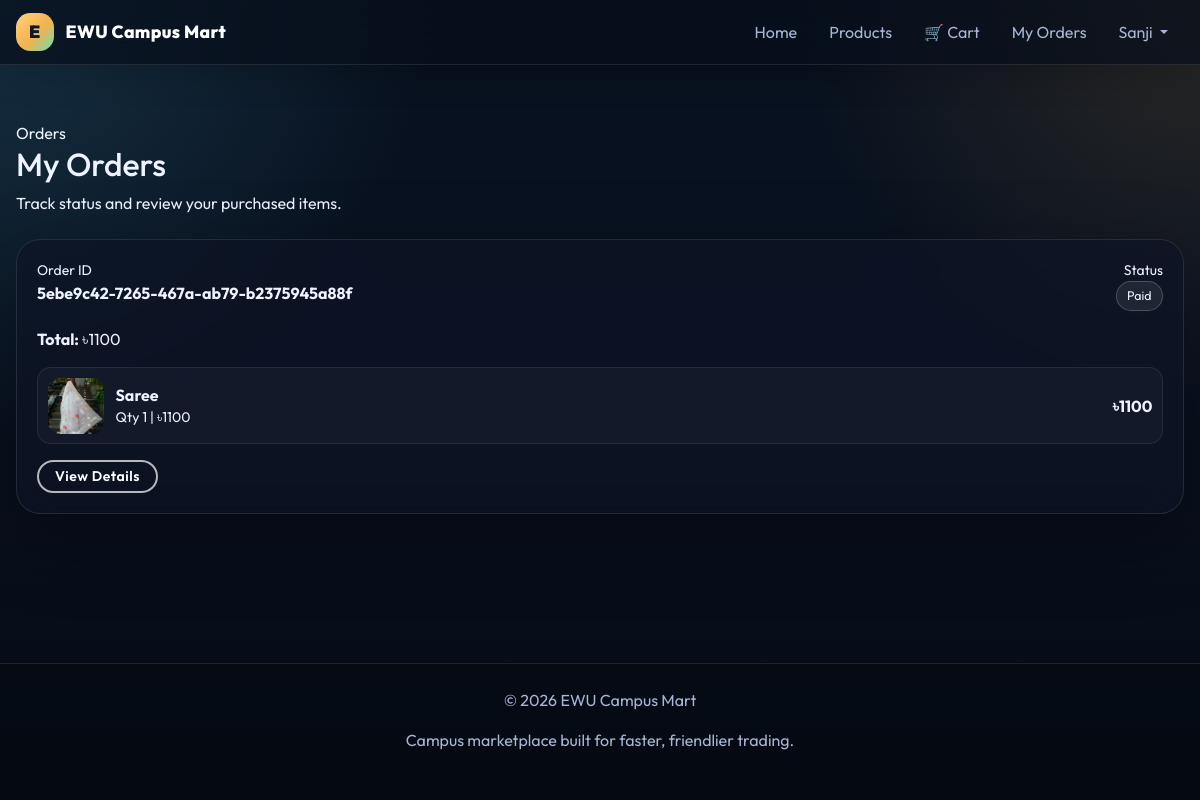
Page /orders/my-orders/ (signed in) on the committed database.
### buyer/models.py (models this page shows, shortened)
class CustomUser(AbstractBaseUser, PermissionsMixin):
    uid = models.UUIDField(primary_key=True , editable=False , default=uuid.uuid4)
    username = models.CharField(max_length=150, unique=True)
    first_name = models.CharField(max_length=30, blank=True)
    last_name = models.CharField(max_length=30, blank=True)
    email = models.EmailField(unique=True)
    profile_image = models.ImageField(upload_to="profile/", blank=True, null=True)
    is_active = models.BooleanField(default=True)
    is_staff = models.BooleanField(default=False)
    date_joined = models.DateTimeField(default=timezone.now)
    is_buyer = models.BooleanField(default=False)
    is_seller = models.BooleanField(default=False)
    shop_name = models.CharField(max_length=100, blank=True, null=True)
    objects = CustomeUserManager()
    USERNAME_FIELD = "email"
    REQUIRED_FIELDS = []

### orders/models.py (models this page shows, shortened)
class Order(BaseModel):
    user = models.ForeignKey(CustomUser, on_delete=models.CASCADE)
    total_price = models.IntegerField()
    STATUS_CHOICES = (
        ('pending', 'Pending'),        # order placed
        ('accepted', 'Accepted'),      # seller accepted
        ('rejected', 'Rejected'),      # seller rejected
        ('shipped', 'Shipped'),        # seller shipped
        ('delivered', 'Delivered'),    # delivered
        ('cancelled', 'Cancelled'),    # buyer cancelled
    )
    status = models.CharField(max_length=20, choices=STATUS_CHOICES, default='pending')
    address = models.TextField()
    phone = models.CharField(max_length=15)
    transaction_id = models.CharField(max_length=100, null=True, blank=True)
    payment_method = models.CharField(max_length=50, default='SSLCommerz')

class OrderItem(BaseModel):
    order = models.ForeignKey(Order, on_delete=models.CASCADE, related_name="order_items")
    product = models.ForeignKey(Product, on_delete=models.CASCADE)
    product_option = models.ForeignKey(
        'products.ProductOption',
        on_delete=models.SET_NULL,
        null=True,
        blank=True,
        related_name="order_items",
    )
    quantity = models.IntegerField()
    price = models.IntegerField()  # price at purchase time
    STATUS_CHOICES = (
        ('pending', 'Pending'),
        ('accepted', 'Accepted'),
        ('rejected', 'Rejected'),
        ('shipped', 'Shipped'),
        ('delivered', 'Delivered'),
    )
    status = models.CharField(max_length=20, choices=STATUS_CHOICES, default='pending')
    def get_total_price(self):
        return self.price * self.quantity

### products/models.py (models this page shows, shortened)
class Product(BaseModel):
    seller = models.ForeignKey(CustomUser, on_delete=models.CASCADE)
    product_name = models.CharField(max_length=100)
    slug = models.SlugField(unique=True  , null=True , blank=True)
    category = models.ForeignKey(Category , on_delete=models.CASCADE , related_name="products")
    price = models.IntegerField()
    offer_price = models.IntegerField(null=True, blank=True)
    is_available = models.BooleanField(default=True)
    notes = models.TextField(blank=True, null=True)
    product_desription = models.TextField()
    color_variant = models.ManyToManyField(ColorVariant , blank=True)
    size_variant = models.ManyToManyField(SizeVariant , blank=True)

class ProductImage(BaseModel):
    product = models.ForeignKey(Product , on_delete=models.CASCADE , related_name="product_images")
    image =  models.ImageField(upload_to="product")

### orders/views.py (the view)
# urls.py: path("my-orders/", views.my_orders, name="my-orders"),
def my_orders(request):
    orders = Order.objects.filter(user=request.user).order_by("-created_at")
    return render(request, "my_orders.html", {"orders": orders})

### orders/templates/my_orders.html (shortened to what this page needs)
{% extends 'buyer_base.html' %}
{% block content %}
<section class="page-shell orders-shell">
  <div class="mb-4">
    <span class="section-kicker">Orders</span>
    <h2 class="section-title">My Orders</h2>
    <p class="section-subtitle">Track status and review your purchased items.</p>
  </div>
  <div class="orders-grid">
    {% for order in orders %}
    <article class="glass-card order-card">
      <div class="d-flex flex-column flex-sm-row justify-content-between gap-2 mb-3">
        <div>
          <div class="text-slate-300 small">Order ID</div>
          <strong>{{ order.uid }}</strong>
        </div>
        <div class="text-sm-end">
          <div class="text-slate-300 small">Status</div>
          <span class="status-pill">{{ order.status }}</span>
        </div>
      </div>
      <p class="mb-3"><strong>Total:</strong> <span class="text-amber-300">৳{{ order.total_price }}</span></p>
      <div class="d-grid gap-2 mb-3">
        {% for item in order.order_items.all %}
        <div class="item-row">
          {% if item.product.product_images.first %}
            <img src="{{ item.product.product_images.first.image.url }}" alt="{{ item.product.product_name }}" class="item-image" />
          {% else %}
            <div class="item-image d-flex align-items-center justify-content-center" style="background: rgba(255,255,255,0.08); color: var(--muted); font-size: 0.7rem;">No img</div>
          {% endif %}
          <div>
            <strong>{{ item.product.product_name }}</strong>
            <div class="text-slate-300 small">Qty {{ item.quantity }} | ৳{{ item.price }}</div>
          </div>
          <strong class="text-emerald-300">৳{{ item.get_total_price }}</strong>
        </div>
        {% endfor %}
      </div>
      <div class="d-flex flex-wrap gap-2">
        <a href="{% url 'order-detail' order.uid %}" class="btn btn-outline-glow btn-aesthetic btn-sm px-3">View Details</a>
      </div>
    </article>
    {% empty %}
    <div class="glass-card p-4 p-sm-5 text-center">
      <h5 class="mb-0">No orders yet</h5>
    </div>
    {% endfor %}
  </div>
</section>
{% endblock %}

### buyer/templates/buyer_base.html (shortened to what this page needs)
{% load static %}
<!doctype html>
<html lang="en">
<head>
  <link href="https://cdn.jsdelivr.net/npm/bootstrap@5.3.0/dist/css/bootstrap.min.css" rel="stylesheet" />
</head>
<body>
  <nav class="navbar navbar-expand-lg navbar-dark navbar-glass">
    <div class="page-shell d-flex align-items-center justify-content-between gap-2">
      <a class="navbar-brand" href="/buyer/dashboard">EWU Campus Mart</a>
      <div class="collapse navbar-collapse" id="navbarNav">
        <ul class="navbar-nav ms-auto">
          {% if request.user.is_authenticated %}
          <li class="nav-item">
            <a class="nav-link" href="/buyer/dashboard">Home</a>
          </li>
          <li class="nav-item">
            <a class="nav-link" href="#">Products</a>
          </li>
          <li class="nav-item">
            <a class="nav-link" href="{% url 'view-cart' %}">
              🛒 Cart
            </a>
          </li>
          <li class="nav-item">
            <a class="nav-link" href="{% url 'my-orders' %}">
              My Orders
            </a>
          </li>
          <li class="nav-item dropdown">
            <a class="nav-link dropdown-toggle" href="#" data-bs-toggle="dropdown">
              {{ request.user.username }}
            </a>
          </li>
          {% endif %}
        </ul>
      </div>
    </div>
  </nav>
  <main>
    {% block content %}{% endblock %}
  </main>
  <footer class="text-center">
    <div class="page-shell flex flex-col gap-2 sm:flex-row sm:items-center sm:justify-between">
      <p>&copy; 2026 EWU Campus Mart</p>
      <p>Campus marketplace built for faster, friendlier trading.</p>
    </div>
  </footer>
</body>
</html>

### buyer/templates/buyer_base.html (style rules this page uses)
:root { --bg-start: #08111f; --bg-end: #060b14; --panel: rgba(13, 20, 36, 0.72); --line: rgba(255, 255, 255, 0.10); --text: #eef3ff; --muted: #a7b6d6; --accent: #f2b24f; --accent-2: #61d6ff; --accent-3: #6be0b1; --shadow: 0 24px 80px rgba(0, 0, 0, 0.32); }
html { scroll-behavior: smooth; }
body { min-height: 100vh; display: flex; flex-direction: column; font-family: 'Outfit', sans-serif; color: var(--text); background: radial-gradient(circle at top left, rgba(97, 214, 255, 0.16), transparent 30%), radial-gradient(circle at top right, rgba(242, 178, 79, 0.14), transparent 28%), linear-gradient(180deg, var(--bg-start) 0%, #091120 46%, var(--bg-end) 100%); }
body::before { content: ''; position: fixed; inset: 0; pointer-events: none; opacity: 0.28; background-image: linear-gradient(rgba(255, 255, 255, 0.04) 1px, transparent 1px), linear-gradient(90deg, rgba(255, 255, 255, 0.04) 1px, transparent 1px); background-size: 72px 72px; mask-image: linear-gradient(to bottom, rgba(0, 0, 0, 0.45), transparent 85%); }
a { color: inherit; text-decoration: none; }
.page-shell { width: min(1180px, calc(100% - 1rem)); margin: 0 auto; position: relative; z-index: 1; }
@media (min-width: 640px) { .page-shell { width: min(1180px, calc(100% - 2rem)); } }
.navbar-glass { position: sticky; top: 0; z-index: 50; background: rgba(7, 14, 27, 0.72) !important; backdrop-filter: blur(18px); -webkit-backdrop-filter: blur(18px); border-bottom: 1px solid var(--line); box-shadow: 0 12px 32px rgba(0, 0, 0, 0.18); }
.navbar-brand { font-weight: 800; font-size: 0.9rem; color: white !important; letter-spacing: 0.02em; white-space: nowrap; flex-shrink: 0; display: inline-flex; align-items: center; gap: 0.5rem; }
@media (min-width: 640px) { .navbar-brand { font-size: 1.1rem; gap: 0.75rem; } }
.navbar-brand::before { content: 'E'; display: inline-flex; align-items: center; justify-content: center; width: 2rem; height: 2rem; border-radius: 0.7rem; background: linear-gradient(135deg, #ffd27d 0%, #f2b24f 55%, #6be0b1 100%); color: #0f172a; font-weight: 900; font-size: 0.9rem; }
@media (min-width: 640px) { .navbar-brand::before { width: 2.35rem; height: 2.35rem; border-radius: 0.9rem; font-size: 1.1rem; } }
.navbar-dark .navbar-nav .nav-link { color: var(--muted) !important; transition: all 0.2s ease; font-size: 0.9rem; padding: 0.5rem 0.7rem !important; }
@media (min-width: 640px) { .navbar-dark .navbar-nav .nav-link { font-size: 1rem; padding: 0.7rem 1rem !important; } }
.btn-aesthetic { transition: all 0.3s ease; font-weight: 600; letter-spacing: 0.5px; border-radius: 999px; }
.btn-outline-glow { border: 2px solid rgba(255, 255, 255, 0.7) !important; color: white !important; background: transparent !important; }
.glass-card { background: var(--panel); border: 1px solid var(--line); border-radius: 1.5rem; box-shadow: var(--shadow); backdrop-filter: blur(18px); }
main { flex: 1; padding: 1.5rem 0 2rem; }
@media (min-width: 640px) { main { padding: 2rem 0 4rem; } }
footer { background: rgba(3, 8, 16, 0.42); color: var(--muted); padding: 1.5rem 0 1.5rem; border-top: 1px solid var(--line); font-size: 0.85rem; }
@media (min-width: 640px) { footer { padding: 1.5rem 0 2rem; font-size: 1rem; } }

### orders/templates/my_orders.html (style rules this page uses)
.orders-shell { padding-top: 1rem; }
@media (min-width: 640px) { .orders-shell { padding-top: 1.5rem; } }
.orders-grid { display: grid; gap: 1rem; }
.order-card { padding: 1rem; }
@media (min-width: 640px) { .order-card { padding: 1.25rem; } }
.item-row { display: grid; gap: 0.75rem; grid-template-columns: 56px 1fr auto; align-items: center; padding: 0.6rem; border-radius: 0.85rem; border: 1px solid rgba(255, 255, 255, 0.08); background: rgba(255, 255, 255, 0.03); }
.item-image { width: 56px; height: 56px; object-fit: cover; border-radius: 0.75rem; }
.status-pill { display: inline-flex; padding: 0.3rem 0.65rem; border-radius: 999px; font-size: 0.78rem; border: 1px solid rgba(255, 255, 255, 0.2); background: rgba(255, 255, 255, 0.08); text-transform: capitalize; }

### rows in the picture
CustomUser: user.username "Sanji"
Order: uid "5ebe9c42-7265-467a-ab79-b2375945a88f", status "Paid", total_price "1100"
OrderItem: product.product_images.first.image (picture), product.product_name "Saree", quantity "1", price "1100", get_total_price "1100"
